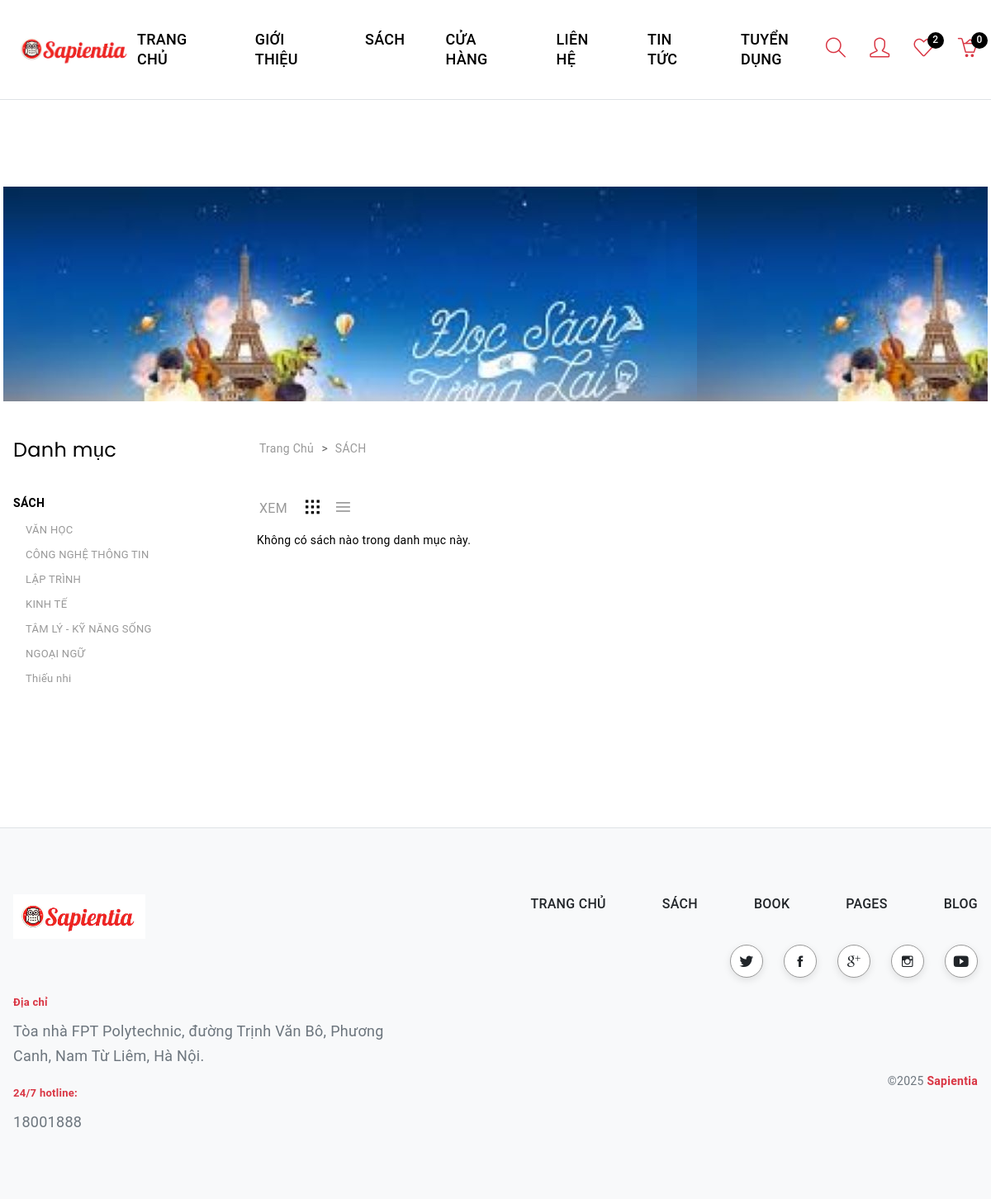
The page /?action=CategoryProductClient&id=23 (signed in) on the database its author committed.
### tables this page shows
CREATE TABLE `categories` (
  `category_id` int NOT NULL,
  `name` varchar(255) NOT NULL,
  `description` varchar(255) NOT NULL,
  `status` tinyint NOT NULL DEFAULT '1'
);

### controllers/client/ProductClientControllers.php (called while the page is built, shortened)
<?php
require_once './models/ProductQuery.php';
require_once './commons/function.php';
class HomeClientControllers {
    public $productQuery;
    public function __construct() {
        $this->productQuery = new ProductQuery();
    }
    public function categoryProductClient(){
        $listCategories = $this->productQuery->getAllCategories();
        include './views/client/categoryProductClient.php';
    }
}
?>

### commons/function.php (called while the page is built, shortened)
<?php
function connect_db() {
    try {
        $dsn = 'mysql:host=' . DB_HOST . ';port=' . DB_PORT . ';dbname=' . DB_NAME . ';charset=utf8';
        $conn = new PDO($dsn, DB_USERNAME, DB_PASSWORD);
        $conn->setAttribute(PDO::ATTR_ERRMODE, PDO::ERRMODE_EXCEPTION);
        $conn->setAttribute(PDO::ATTR_DEFAULT_FETCH_MODE, PDO::FETCH_ASSOC);
        return $conn;
    } catch (PDOException $e) {
        die('Lỗi kết nối CSDL: ' . $e->getMessage());
    }
}
?>

### models/ProductQuery.php (called while the page is built, shortened)
<?php
require_once './commons/function.php';
class ProductQuery
{
    public $conn;
    public function __construct()
    {
        $this->conn = connect_db();
    }
    public function getAllCategories()
    {
        $sql = "SELECT * FROM categories";
        $stmt = $this->conn->prepare($sql);
        $stmt->execute();
        return $stmt->fetchAll(PDO::FETCH_ASSOC);
    }
}
?>

### views/client/categoryProductClient.php (the view, shortened to what this page needs)
<?php include ('./views/client/layout/header.php'); ?>
<?php
$category_id = isset($_GET['id']) ? $_GET['id'] : null;
$filteredProducts = $category_id
    ? array_filter($products, function ($product) use ($category_id) {
        return $product['category_id'] == $category_id;
    })
    : $products;
?>
    <div class="shop_section shop_reverse">
        <div class="container">
            <div class="row">
            <div class="shop_banner d-flex align-items-center"  data-bgimg="public/client/assets/img/bg/nbg3.jpg">
                    </div>
                <div class="col-lg-3 col-md-12">
                    <aside class="sidebar_widget">
                        <div class="widget_inner">
                            <div class="widget_list widget_categories">
                                <h2>Danh mục</h2>
                                <ul>
                                    <li class="widget_sub_categories"><a href="javascript:void(0)" data-toggle="collapse" data-target="#men">Sách</a>
                                        <ul class="widget_dropdown_categories collapse show" id="men">
                                            <?php foreach ($listCategories as $category): ?>
                                                <li><a href="<?= '?action=CategoryProductClient&id='.$category['category_id'] ?>"><?php echo $category['name']; ?></a></li>
                                            <?php endforeach; ?>
                                        </ul>
                                    </li>
                                </ul>
                            </div>
                        </div>
                    </aside>
                </div>
                <div class="col-lg-9 col-md-12">
                    <div class="breadcrumb_content">
                        <ul>
                            <li><a href="?action=client">Trang chủ</a></li>
                            <li><a href="?action=CategoryProductClient">SÁCH</a></li>
                        </ul>
                    </div>
                    <div class="shop_toolbar_wrapper d-flex justify-content-between align-items-center">
                        <div class="toolbar_btn_wrapper d-flex align-items-center">
                            <div class="view_btn">
                                <a class="view" href="#">XEM</a>
                            </div>
                            <div class="shop_toolbar_btn">
                                <ul class="d-flex align-items-center">
                                    <li><a href="#" class="active btn-grid-3" data-role="grid_3" data-tippy="3"  data-tippy-inertia="true" data-tippy-delay="50" data-tippy-arrow="true" data-tippy-placement="top"><i class="ion-grid"></i></a></li>
                                    <li><a href="#" class="btn-list" data-role="grid_list" data-tippy="List" data-tippy-inertia="true" data-tippy-delay="50" data-tippy-arrow="true" data-tippy-placement="top"><i class="ion-navicon"></i></a></li>
                                </ul>
                            </div>
                        </div>
                    </div>
                     <div class="row shop_wrapper">
                        <?php foreach ($filteredProducts as $product): ?>
                            <?php if ($product['status'] == 1): ?>
                            <div class="col-lg-4 col-md-4 col-sm-6 col-6 ">
                                    <div class="single_product">
                                        <div class="product_thumb">
                                            <a href="<?='?action=product-details&product_id='.$product['product_id'] ?>" >
                                                <img class="primary_img" src="<?= $product['image']; ?>" alt="consectetur">
                                            </a>
                                        </div>
                                        <div class="product_content grid_content text-center">
                                            <h4 class="product_name">
                                                <a href="<?= '?action=product-details&product_id='.$product['product_id'] ?>">
                                                        <?= htmlspecialchars($product['product_name']); ?>
                                                </a>
                                            </h4>
                                            <div class="price_box">
                                                <span class="current_price"><?= number_format($product['sale_price'], 0, ',', '.') ?>đ</span>
                                                <span class="old_price"><?= number_format($product['price'], 0, ',', '.') ?>đ</span>
                                            </div>
                                            <div class="add_to_cart">
                                            <a class="btn btn-primary" href="<?='?action=product-details&product_id='.$product['product_id']?>" >Mua ngay</a>
                                            </div>
                                        </div>
                                        <div class="product_list_content">
                                            <h4 class="product_name"><a href="<?= '?action=product-details&product_id='.$product['product_id'] ?>"><?= $product['product_name'] ?></a></h4>
                                            <p><a href="#">shows</a></p>
                                            <div class="price_box">
                                                <span class="current_price"><?= number_format($product['price'], 0, ',', '.') ?>đ</span>
                                                <span class="old_price"><?= number_format($product['sale_price'], 0, ',', '.') ?>đ</span>
                                            </div>
                                            <div class="product_desc">
                                                <p><?= $product['description'] ?></p>
                                            </div>
                                            <div class="add_to_cart">
                                                <a class="btn btn-primary" href="<?='?action=product-details&product_id='.$product['product_id']?>" >Mua ngay</a>
                                            </form>
                                            </div>
                                        </div>
                                    </div>
                            </div>
                        <?php endif; ?>
                        <?php endforeach; ?>
                        <?php if (empty($filteredProducts)): ?>
                            <p>Không có sách nào trong danh mục này.</p>
                        <?php endif; ?>
                    </div>
                </div>
            </div>
        </div>
    </div>
    <?php include ('./views/client/layout/footer.php'); ?>

### views/client/layout/header.php (style rules this page uses)
body { font-family: 'Roboto', sans-serif; scroll-behavior: smooth; }

### views/client/categoryProductClient.php (style rules this page uses)
.shop_wrapper { display: flex; flex-wrap: wrap; margin: -15px; }

### rows shown on the page
categories: name "VĂN HỌC"
categories: name "CÔNG NGHỆ THÔNG TIN"
categories: name "LẬP TRÌNH"
categories: name "KINH TẾ"
categories: name "TÂM LÝ - KỸ NĂNG SỐNG"
categories: name "NGOẠI NGỮ"
categories: name "Thiếu nhi"

### other values the page prints
count($_SESSION["myCart"]) "0"
